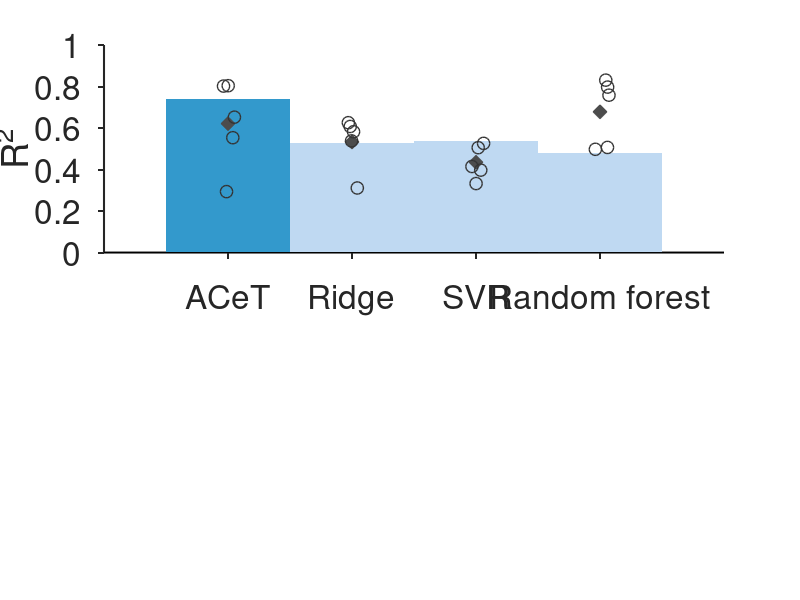

Recreate this plot in MATLAB. (Note: this script raises an error after producing the figure.)
%% ————— Figure 2c: corrected CV-fold and held-out comparator metrics —————
% Replace the previous model-comparison section with this block.
% Required input: figure2c_corrected_baselines.mat

data = load('figure2c_corrected_baselines.mat');

cv_r2   = data.cv_r2;
cv_rmse = data.cv_rmse;
cv_mae  = data.cv_mae;

test_r2   = data.test_r2_all(:)';
test_rmse = data.test_rmse_all(:)';
test_mae  = data.test_mae_all(:)';

models = {'ACeT','Ridge','SVR','Random forest'};

barColors = [
    0.20 0.60 0.80;
    0.75 0.85 0.95;
    0.75 0.85 0.95;
    0.75 0.85 0.95
];
diamondColor = [0.30 0.30 0.30];
circleEdgeColor = [0.20 0.20 0.20];

rng(0);
jitter = (rand(5,4)-0.5)*0.15;

figure('Color','w','Units','normalized','Position',[0.05 0.10 0.90 0.70]);

subplot(2,2,[1,2]);
hold on;
for i=1:4
    bar(i,test_r2(i),'FaceColor',barColors(i,:), ...
        'BarWidth',0.5,'EdgeColor','none');
end
scatter(1:4,mean(cv_r2,1),100,'d', ...
    'MarkerEdgeColor',diamondColor,'MarkerFaceColor',diamondColor);
for i=1:4
    scatter(i+jitter(:,i),cv_r2(:,i),80,'o', ...
        'MarkerEdgeColor',circleEdgeColor,'MarkerFaceColor','none','LineWidth',1);
end
ylim([0 1]);
ylabel('R^2','FontSize',24);
xticks(1:4);
xticklabels(models);
set(gca,'FontSize',24,'FontName','Helvetica','LineWidth',1.5, ...
    'TickDir','out','Box','off');
hBars=findobj(gca,'Type','Bar');
hMean=findobj(gca,'Type','Scatter','Marker','d');
hFold=findobj(gca,'Type','Scatter','Marker','o');
legend([hBars(end),hMean(1),hFold(end)], ...
    {'Test set','CV mean','CV folds'}, ...
    'Location','best','FontSize',20,'Box','off');

subplot(2,2,3);
hold on;
for i=1:4
    bar(i,test_rmse(i),'FaceColor',barColors(i,:), ...
        'BarWidth',0.5,'EdgeColor','none');
end
scatter(1:4,mean(cv_rmse,1),100,'d', ...
    'MarkerEdgeColor',diamondColor,'MarkerFaceColor',diamondColor);
for i=1:4
    scatter(i+jitter(:,i),cv_rmse(:,i),80,'o', ...
        'MarkerEdgeColor',circleEdgeColor,'MarkerFaceColor','none','LineWidth',1);
end
ylabel('RMSE (cP)','FontSize',24);
xticks(1:4);
xticklabels(models);
xtickangle(45);
ylim([0,1.15*max([test_rmse(:);cv_rmse(:)])]);
set(gca,'FontSize',24,'FontName','Helvetica','LineWidth',1.5, ...
    'TickDir','out','Box','off');

subplot(2,2,4);
hold on;
for i=1:4
    bar(i,test_mae(i),'FaceColor',barColors(i,:), ...
        'BarWidth',0.5,'EdgeColor','none');
end
scatter(1:4,mean(cv_mae,1),100,'d', ...
    'MarkerEdgeColor',diamondColor,'MarkerFaceColor',diamondColor);
for i=1:4
    scatter(i+jitter(:,i),cv_mae(:,i),80,'o', ...
        'MarkerEdgeColor',circleEdgeColor,'MarkerFaceColor','none','LineWidth',1);
end
ylabel('MAE (cP)','FontSize',24);
xticks(1:4);
xticklabels(models);
xtickangle(45);
ylim([0,1.15*max([test_mae(:);cv_mae(:)])]);
set(gca,'FontSize',24,'FontName','Helvetica','LineWidth',1.5, ...
    'TickDir','out','Box','off');

print(gcf,'Figure_2c_corrected.png','-dpng','-r600');
saveas(gcf,'Figure_2c_corrected.svg');
print(gcf,'Figure_2c_corrected.eps','-depsc2','-vector');
